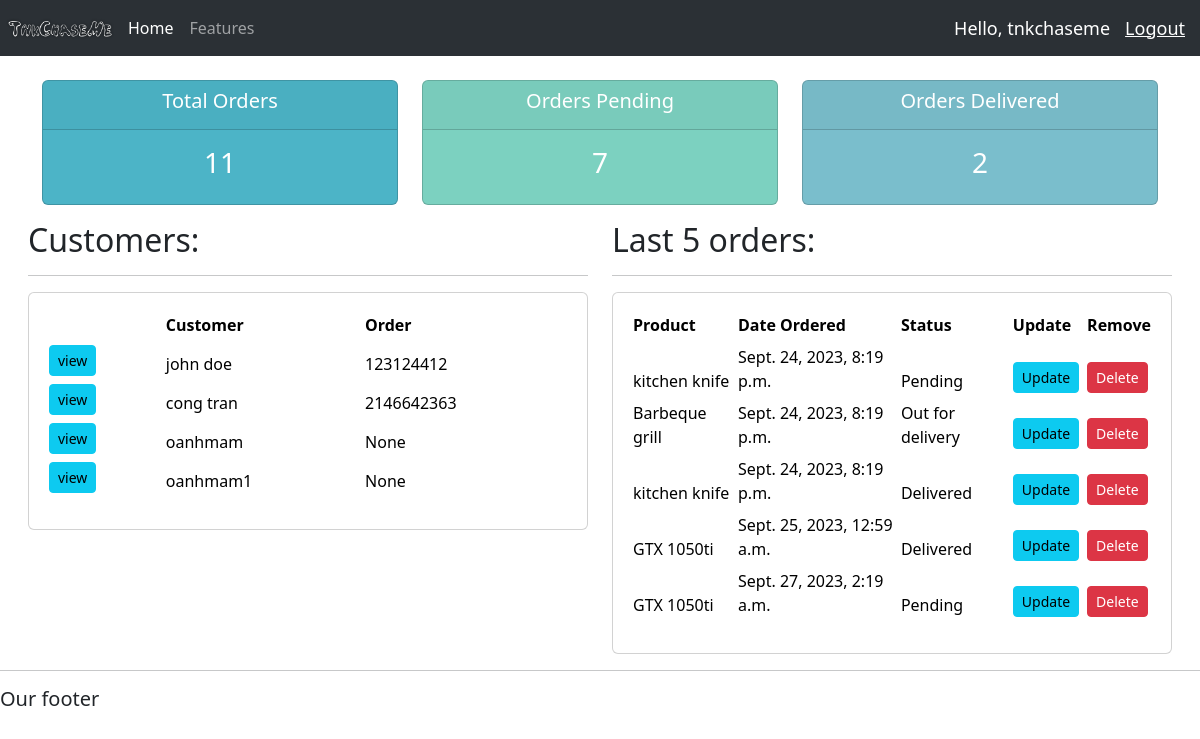
The app's page / (signed in), older data.
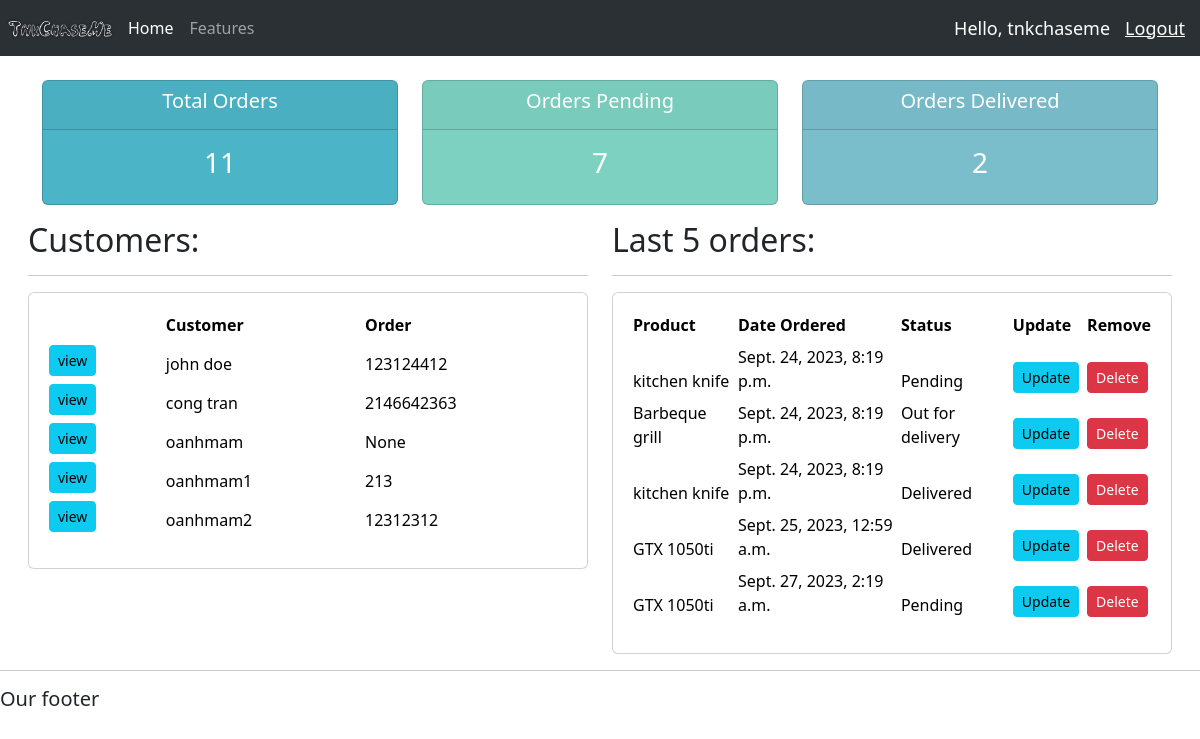
The same page, newer data.
### account/models.py (models this page shows, shortened)
class Customer(models.Model):
    user = models.OneToOneField(User, on_delete=models.CASCADE, null=True, blank=True)
    name = models.CharField(max_length=50, null=True)
    phone = models.CharField(max_length=100, null=True)
    email = models.CharField(max_length=100, null=True)
    profile_pic = models.ImageField(null=True, blank=True,default="profile_pic.jpg")
    date_created = models.DateTimeField(auto_now_add=True, null=True)

class Order(models.Model):
    STATUS = (
        ('Pending', 'Pending'),
        ('Out for delivery', 'Out for delivery'),
        ('Delivered', 'Delivered'),
    )
    customer = models.ForeignKey(Customer, null=True, on_delete=models.SET_NULL)
    product = models.ForeignKey(Product, null=True, on_delete=models.SET_NULL)
    date_created = models.DateTimeField(auto_now_add=True, null=True)
    status = models.CharField(max_length=200, null=True, choices=STATUS)
    note = models.CharField(max_length=200, null=True)

class Product(models.Model):
    CATEGORY = (
        ('Indoor', 'Indoor'),
        ('Outdoor', 'Outdoor'),
    )
    name = models.CharField(max_length=200, null=True)
    price = models.FloatField(null=True)
    category = models.CharField(max_length=200, null=True, choices=CATEGORY)
    description = models.CharField(max_length=200, null=True)
    date_created = models.DateTimeField(auto_now_add=True, null=True)
    tags = models.ManyToManyField(Tag)
    def __str__(self) -> str:
        return self.name

### account/decorators.py (the view)
    def wrapper_func(request, *args, **kwargs):
        groups = request.user.groups.all()
        group_names = {group.name for group in groups}
        if 'customer' in group_names and len(group_names) == 1:
            return redirect('user')
        elif 'admin' in group_names:
            return view_func(request, *args, **kwargs)
        else:
            return HttpResponse("You are not authorized to view this page")

### account/views.py (called while the page is built)
@login_required()  # Decorator to ensure the user is logged in
@admin_only  # Custom decorator to allow only admin users
def home(request):
    customers = Customer.objects.all()
    orders = Order.objects.all()
    total_customers = customers.count()
    total_orders = orders.count()
    delivered = orders.filter(status='Delivered').count()
    pending = orders.filter(status='Pending').count()
    context = {
        'orders': orders[:5],
        'customers': customers[:5],
        'total_orders': total_orders,
        'total_customers': total_customers,
        'delivered': delivered,
        'pending': pending
    }
    return render(request, 'accounts/dashboard.html', context)

### account/templates/accounts/dashboard.html
{% extends 'accounts/utility/base.html' %}
{% block content %}
{% include 'accounts/utility/status.html' %}
<div class="container-fluid p-0">
    <div class="row m-0">
        <div class="col-md-6">
            <h2>Customers:</h2>
            <hr>
            <div class="card">
                <div class="card-body">
                    <table class="table table-borderless table-sm">
                        <thead>
                            <tr>
                                <th></th>
                                <th scope="col">Customer</th>
                                <th scope="col">Order</th>
                            </tr>
                            {% for customer in customers %}
                            <tr>
                                <td><a class="btn btn-sm btn-info" href="{% url 'customer' customer.id %}">view</a></td>
                                <td>{{customer.name}}</td>
                                <td>{{customer.phone}}</td>
                            </tr>
                            {%endfor %}
                        </thead>
                    </table>
                </div>
            </div>
        </div>
        <div class="col-md-6">
            <h2>Last 5 orders:</h2>
            <hr>
            <div class="card">
                <div class="card-body">
                    <table class="table table-borderless table-sm">
                        <thead>
                            <tr>
                                <th scope="col">Product</th>
                                <th scope="col">Date Ordered</th>
                                <th scope="col">Status</th>
                                <th scope="col">Update</th>
                                <th scope="col">Remove</th>
                            </tr>
                            {% for order in orders %}
                            <tr>
                                <td>{{order.product}}</td>
                                <td>{{order.date_created}}</td>
                                <td>{{order.status}}</td>
                                <td><a class="btn btn-sm btn-info" href="{%url 'update_order' order.id %}">Update</a></td>
                                <td><a class="btn btn-sm btn-danger" href="{% url 'delete_order' order.id %}">Delete</a></td>
                            </tr>
                            {%endfor %}
                        </thead>
                    </table>
                </div>
            </div>
        </div>
    </div>
</div>
{% endblock %}

### account/templates/accounts/utility/base.html (shortened to what this page needs)
<!DOCTYPE html>
<html lang="en">
<head>
    {% load static %}
    <link href="{% static 'css/main.css' %}" rel="stylesheet" type="text/css" />
    <link href="https://cdn.jsdelivr.net/npm/bootstrap@5.3.2/dist/css/bootstrap.min.css" rel="stylesheet"
>
</head>
<body hx-headers='{"X-CSRFToken": "{{ csrf_token }}"}'>
    {% include 'accounts/utility/navbar.html' %}
    <div class="px-3">
        {% block content %} {% endblock %}
    </div>
    <hr>
    <h5>Our footer</h5>
</body>
</html>

### account/templates/accounts/utility/navbar.html (shortened to what this page needs)
{%load static%}
<nav class="navbar bg-dark navbar-expand-lg bg-body-tertiary" data-bs-theme="dark">
    <img src="{% static 'images/logo.png' %}" id="logo" class="navbar-logo">
    <div class="collapse navbar-collapse" id="navbarNavAltMarkup">
        <div class="navbar-nav">
            {% if request.user.is_staff %}
            <a class="nav-link active" aria-current="page" href="{% url 'home' %}">Home</a>
            <a class="nav-link" href="#">Features</a>
            {% else %}
                <a class="nav-link" href="{% url 'settings' %}">Settings</a>
            {% endif %}
        </div>
    </div>
    <span class="hello-msg">Hello, {{ request.user }}</span>
    <span><a class="hello-msg" href="{% url 'logout_account' %}">Logout</a></span>
</nav>

### account/templates/accounts/utility/status.html
<br>
<div class="container container-fluid">
    <div class="row">
        <div class="col">
            <div class="card text-center text-white mb-3" id="total-orders">
                <div class="card-header">
                    <h5 class="card-title">Total Orders</h5>
                </div>
                <div class="card-body">
                    <h3 class="card-title">{{total_orders}}</h3>
                </div>
            </div>
        </div>
        <div class="col">
            <div class="card text-center text-white mb-3" id="orders-pending">
                <div class="card-header">
                    <h5 class="card-title">Orders Pending</h5>
                </div>
                <div class="card-body">
                    <h3 class="card-title">{{pending}}</h3>
                </div>
            </div>
        </div>
        <div class="col">
            <div class="card text-center text-white mb-3" id="orders-delivered">
                <div class="card-header">
                    <h5 class="card-title">Orders Delivered</h5>
                </div>
                <div class="card-body">
                    <h3 class="card-title">{{delivered}}</h3>
                </div>
            </div>
        </div>
    </div>
</div>

### static/css/main.css (style rules this page uses)
body { background-color: #ebeff5; }
#total-orders { background-color: #4cb4c7; }
#orders-delivered { background-color:#7abecc; }
#orders-pending { background-color: #7CD1C0; }
.navbar-logo { max-width: 10%; height:auto; }

### account/templates/accounts/utility/navbar.html (style rules this page uses)
.hello-msg { font-size: 18px; color:white; padding-right:15px; }

Row changes from the older to the newer data that the page shows:
changed Customer "oanhmam1": phone "None" → "213"
added Customer: name "oanhmam2", phone "12312312"
